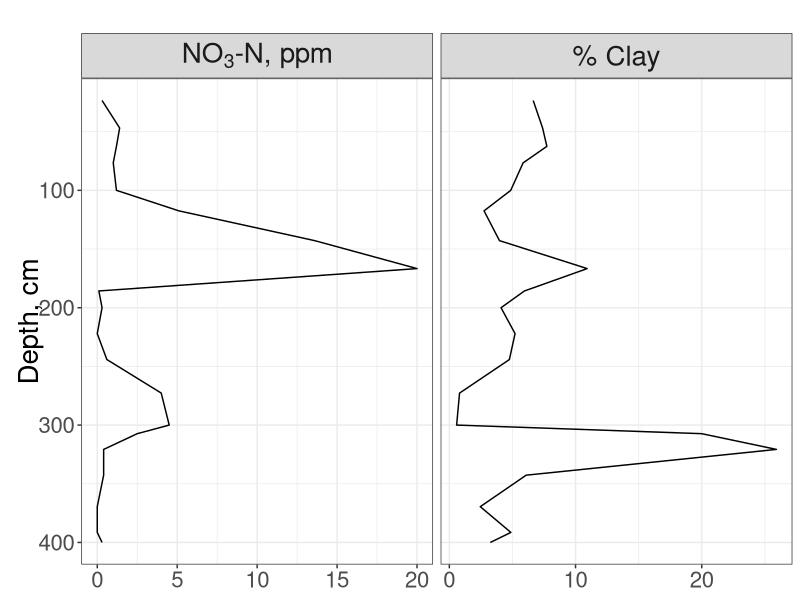

The R source for this figure:
library(ggplot2)
library(reshape2)
library(grid)

#x11()
#your data, note changed field names
foo=read.csv("para_15-10_samples.csv",stringsAsFactors=FALSE)
corez=read.csv("para_15-10_cores.csv",stringsAsFactors=FALSE)

#create depths scaled by % recovery
scalez=corez$rec[foo$CORE]
intervalz=foo$BDEPTH-foo$TDEPTH
sintervalz=intervalz/scalez
depthz=cumsum(sintervalz)
foo=cbind(foo,depthz)

#convert Non-detectable into zero values
foo$NO3[which(foo$NO3=="ND")] = 0.0
foo$NO3=as.numeric(foo$NO3)

#melting
subset=data.frame(foo$depthz,foo$NO3,foo$Clay)#,foo$PH,foo$EC)
colnames(subset)=c("Depth","NO3","Clay")#,"pH","EC, uS/cm")
melted <- melt(subset, id.vars='Depth')

vnames <-list(
  'NO3' = bquote("NO"[3]*"-N, ppm"),
  'Clay' = '% Clay')

vlabeller <- function(variable,value){
  return(vnames[value])
}

sp <- ggplot(melted, x=value, y=Depth) +
    theme_bw() + 
    geom_path(aes(value,Depth,ylab="Depth, cm")) + 
    labs(title='') +
    scale_y_reverse(name=("Depth, cm")) + 
    scale_x_continuous(name=("Value")) +
    facet_grid(. ~ variable, scales='free_x',labeller=vlabeller) +
    theme(strip.text.x = element_text(size = 20),
          axis.title.x = element_blank(),
          axis.text.x  = element_text(size=16),
          axis.title.y = element_text(vjust=-0.5,size=20),
          axis.text.y  = element_text(size=16))
sp

#Clay and NO3 are significantly positively correlated for samples with appreciable NO3
subse=foo[which(foo$NO3>2.5),]
#subse
#ee=(lm(subse$NO3~subse$Clay))
#plot(subse$NO3~subse$Clay)
#abline(ee)
#summary(ee)
#plot(ee)

